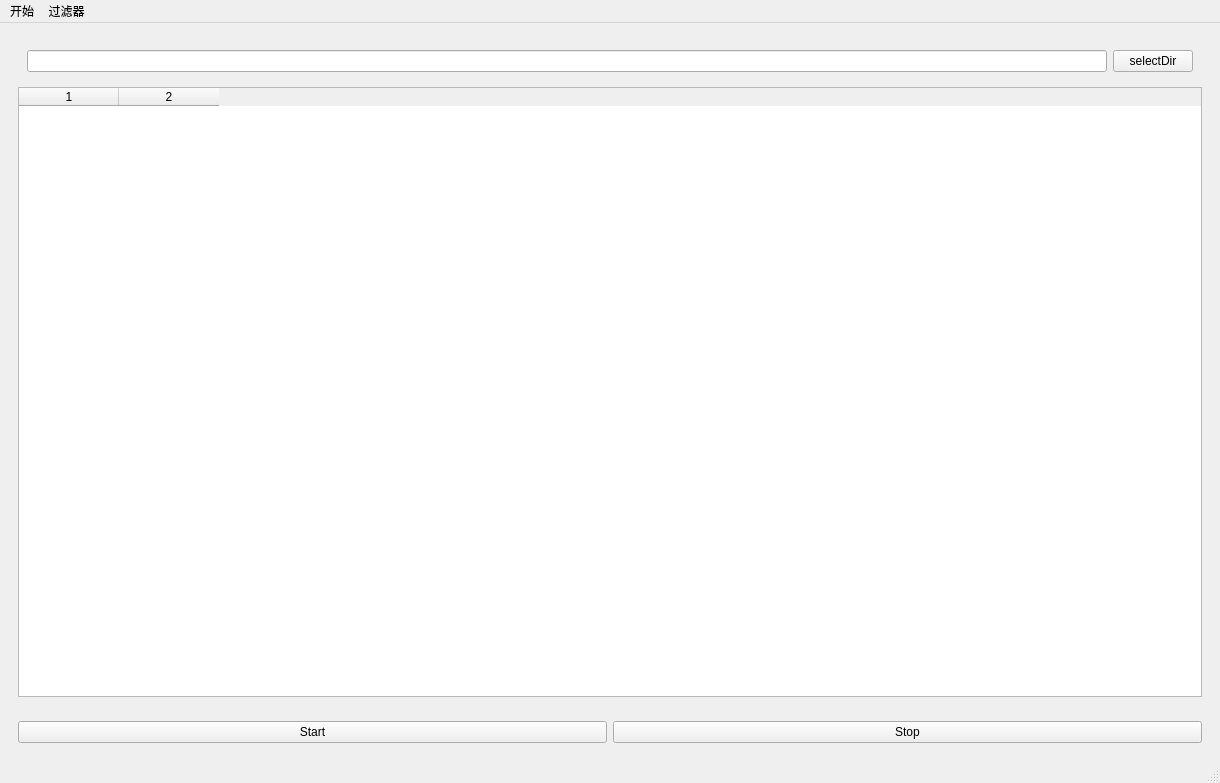
<?xml version="1.0" encoding="UTF-8"?>
<ui version="4.0">
 <class>MainWindow</class>
 <widget class="QMainWindow" name="MainWindow">
  <property name="geometry">
   <rect>
    <x>0</x>
    <y>0</y>
    <width>1220</width>
    <height>783</height>
   </rect>
  </property>
  <property name="windowTitle">
   <string>MainWindow</string>
  </property>
  <widget class="QWidget" name="centralwidget">
   <layout class="QVBoxLayout" name="verticalLayout_3">
    <item>
     <layout class="QVBoxLayout" name="verticalLayout_2">
      <item>
       <widget class="QWidget" name="widget_2" native="true">
        <layout class="QVBoxLayout" name="verticalLayout">
         <item>
          <widget class="QWidget" name="widget" native="true">
           <layout class="QHBoxLayout" name="horizontalLayout">
            <item>
             <widget class="QLineEdit" name="edit_path"/>
            </item>
            <item>
             <widget class="QPushButton" name="btn_selectDir">
              <property name="text">
               <string>selectDir</string>
              </property>
             </widget>
            </item>
           </layout>
          </widget>
         </item>
         <item>
          <widget class="QTableWidget" name="table_result">
           <property name="columnCount">
            <number>2</number>
           </property>
           <column/>
           <column/>
          </widget>
         </item>
        </layout>
       </widget>
      </item>
      <item>
       <widget class="QWidget" name="widget_3" native="true">
        <layout class="QHBoxLayout" name="horizontalLayout_2">
         <item>
          <widget class="QPushButton" name="btn_start">
           <property name="text">
            <string>Start</string>
           </property>
          </widget>
         </item>
         <item>
          <widget class="QPushButton" name="btn_stop">
           <property name="text">
            <string>Stop</string>
           </property>
          </widget>
         </item>
        </layout>
       </widget>
      </item>
     </layout>
    </item>
   </layout>
  </widget>
  <widget class="QMenuBar" name="menubar">
   <property name="geometry">
    <rect>
     <x>0</x>
     <y>0</y>
     <width>1220</width>
     <height>21</height>
    </rect>
   </property>
   <widget class="QMenu" name="menu">
    <property name="title">
     <string>开始</string>
    </property>
    <addaction name="actioncancel"/>
    <addaction name="separator"/>
   </widget>
   <widget class="QMenu" name="menu_2">
    <property name="title">
     <string>过滤器</string>
    </property>
    <addaction name="actionfilter"/>
    <addaction name="separator"/>
    <addaction name="actionclear_filter"/>
    <addaction name="separator"/>
   </widget>
   <addaction name="menu"/>
   <addaction name="menu_2"/>
  </widget>
  <widget class="QStatusBar" name="statusBar"/>
  <action name="actioncancel">
   <property name="text">
    <string>取消</string>
   </property>
  </action>
  <action name="actionhouzhui">
   <property name="text">
    <string>.后缀</string>
   </property>
  </action>
  <action name="actionname">
   <property name="text">
    <string>名称过滤</string>
   </property>
   <property name="toolTip">
    <string>名称过滤</string>
   </property>
  </action>
  <action name="actionclear_filter">
   <property name="text">
    <string>清空过滤</string>
   </property>
  </action>
  <action name="actionfilter">
   <property name="text">
    <string>过滤界面</string>
   </property>
  </action>
 </widget>
 <resources/>
 <connections/>
</ui>
